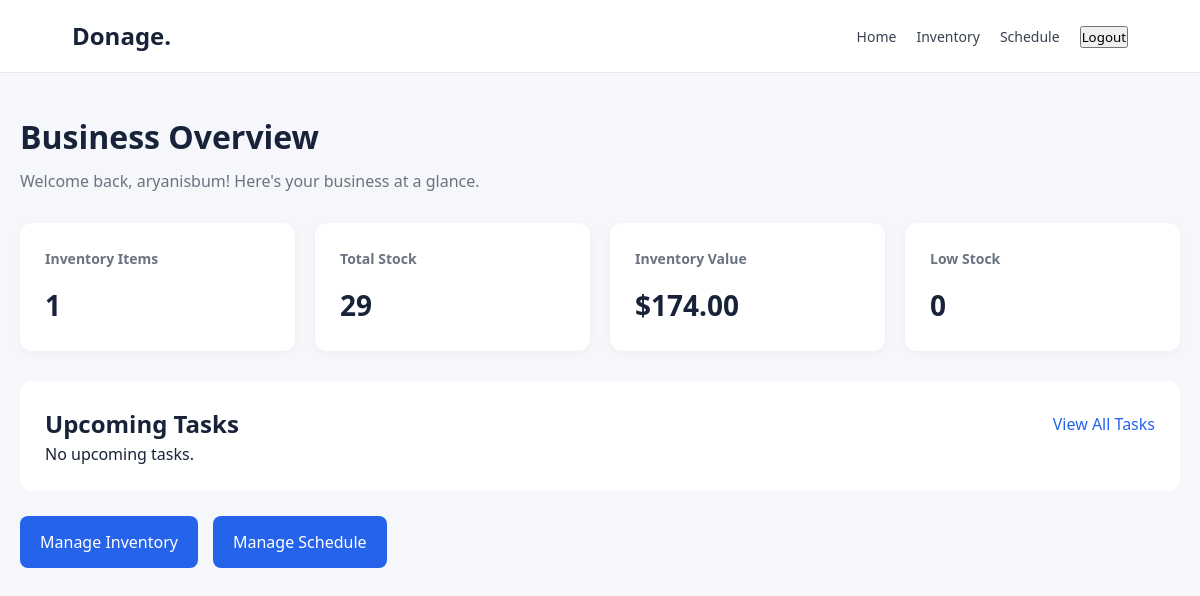
The page / (signed in) on the database as committed earlier.
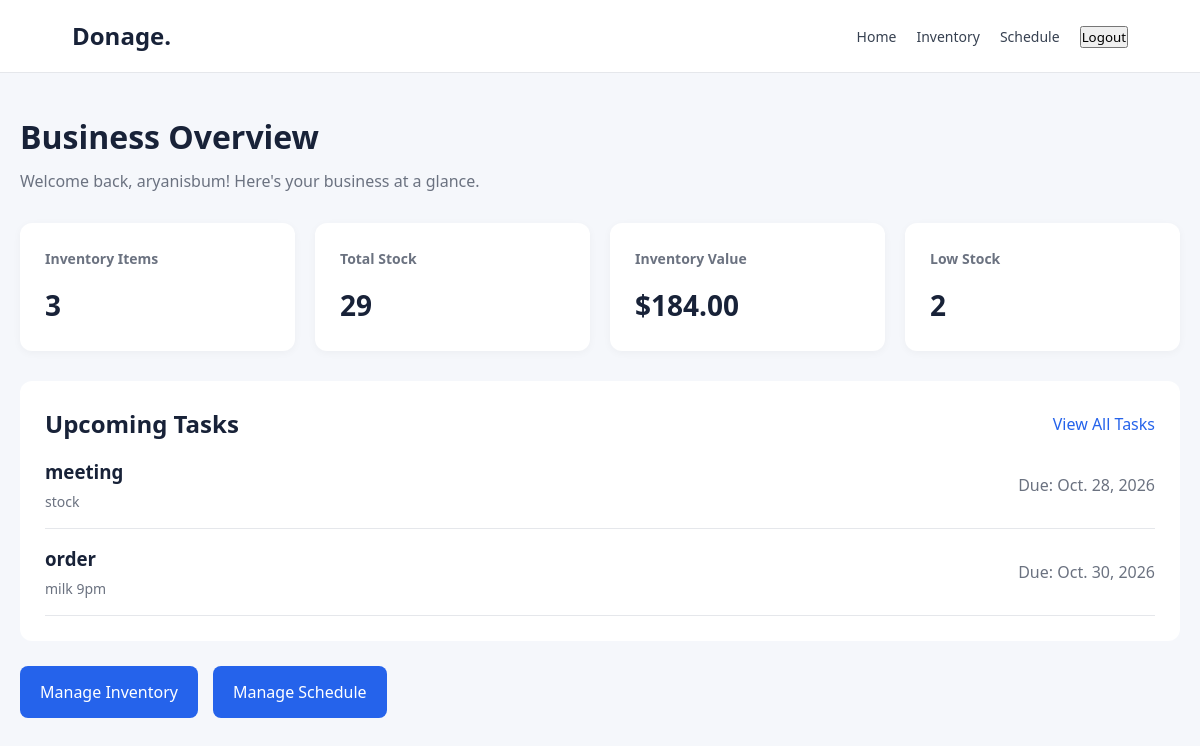
The same page on the database as committed later.
### main/models.py (models this page shows, shortened)
class Task(models.Model):
    user = models.ForeignKey(User, on_delete=models.CASCADE)
    title = models.CharField(max_length=200)
    description = models.TextField(blank=True)
    due_date = models.DateField(null=True, blank=True)
    completed = models.BooleanField(default=False)

### main/views.py (the view)
# urls.py: path('', views.home, name='home'),
def home(request):
    if not request.user.is_authenticated:
        return render(request, 'main/index.html')
    items = Inventory.objects.filter(user=request.user)
    total_items = items.count()
    total_quantity = sum(
        item.quantity for item in items
    )
    total_value = sum(
        item.quantity * item.price for item in items
    )
    low_stock = items.filter(
        quantity__lte=5
    ).count()
    upcoming_tasks = Task.objects.filter(
        user=request.user,
        completed=False,
        due_date__isnull=False
    ).order_by('due_date')[:5]
    context = {
        'total_items': total_items,
        'total_quantity': total_quantity,
        'total_value': total_value,
        'low_stock': low_stock,
        'upcoming_tasks': upcoming_tasks,
        'today': timezone.localdate(),
    }
    return render(request, 'main/dashboard.html', context)

### main/templates/main/dashboard.html (shortened to what this page needs)
{% load static %}
<!DOCTYPE html>
<html>
<head>
    <link rel="stylesheet"
          href="{% static 'main/style.css' %}">
</head>
<body class="dashboard-page">
    <header class="dashboard-header">
        <h2>Donage.</h2>
        <nav>
            <a href="{% url 'home' %}">Home</a>
            <a href="{% url 'inventory' %}">Inventory</a>
            <a href="{% url 'tasks' %}">Schedule</a>
            {% include 'main/notifications.html' %}
            <form method="POST"
                  action="{% url 'logout' %}">
                <button type="submit">Logout</button>
            </form>
        </nav>
    </header>
    <main class="dashboard-main">
        <h1>Business Overview</h1>
        <p>
            Welcome back, {{ user.username }}!
            Here's your business at a glance.
        </p>
        <section class="dashboard-stats">
            <div class="dashboard-card">
                <h3>Inventory Items</h3>
                <h2>{{ total_items }}</h2>
            </div>
            <div class="dashboard-card">
                <h3>Total Stock</h3>
                <h2>{{ total_quantity }}</h2>
            </div>
            <div class="dashboard-card">
                <h3>Inventory Value</h3>
                <h2>${{ total_value|floatformat:2 }}</h2>
            </div>
            <div class="dashboard-card">
                <h3>Low Stock</h3>
                <h2>{{ low_stock }}</h2>
            </div>
        </section>
        <section class="dashboard-tasks">
            <div class="dashboard-section-header">
                <h2>Upcoming Tasks</h2>
                <a href="{% url 'tasks' %}">
                    View All Tasks
                </a>
            </div>
            {% for task in upcoming_tasks %}
            <div class="dashboard-task">
                <div>
                    <h3>{{ task.title }}</h3>
                    <p>{{ task.description }}</p>
                </div>
                <div>
                    {% if task.due_date < today %}
                    <span class="dashboard-overdue">
                        Overdue: {{ task.due_date }}
                    </span>
                    {% elif task.due_date == today %}
                    <span class="dashboard-due-today">
                        Due Today
                    </span>
                    {% else %}
                    <span class="dashboard-due-date">
                        Due: {{ task.due_date }}
                    </span>
                    {% endif %}
                </div>
            </div>
            {% empty %}
            <p>No upcoming tasks.</p>
            {% endfor %}
        </section>
        <section class="dashboard-links">
            <a href="{% url 'inventory' %}">
                Manage Inventory
            </a>
            <a href="{% url 'tasks' %}">
                Manage Schedule
            </a>
        </section>
    </main>
</body>
</html>

Rows that differ between the two databases and show on the page:
added Task: title "meeting", description "stock", due_date "Oct. 28, 2026"
added Task: title "order", description "milk 9pm", due_date "Oct. 30, 2026"
Other text that changed with them:
{{ total_items }}: "1" → "3"
{{ total_value|floatformat:2 }}: "174.00" → "184.00"
{{ low_stock }}: "0" → "2"
text no longer shown: "No upcoming tasks."
